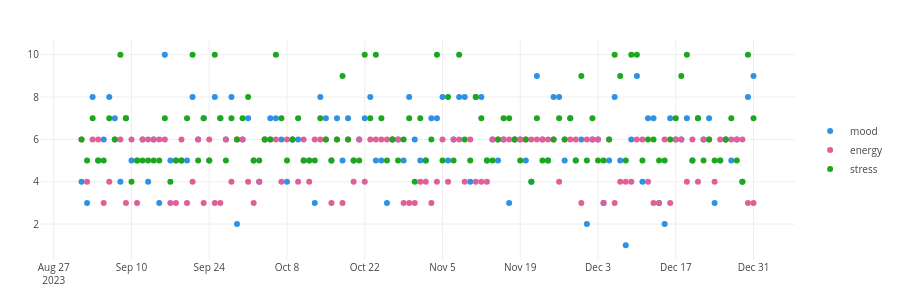

Notebook source saved alongside this figure:
### Code cell
plot_multiple_values(survey_events)
